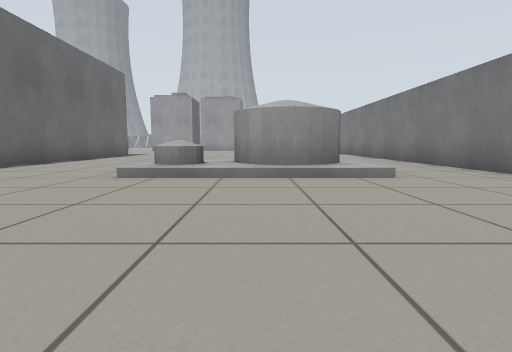
view 1 (above)

24 first-person views from a walk through a Gazebo world. The camera is 0.5 m above the floor, tilts 6° down and sees 80° across. The floor is counted in squares, 1 m on a side. Each view is taken from the middle of a square. On the plan, view 1 faces up. The plan holds only what a view shows up to about 9 squares ahead; the rest is blank. The place goes on beyond the plan.

view 2
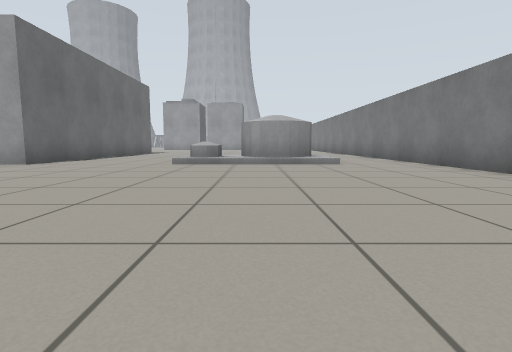

view 3
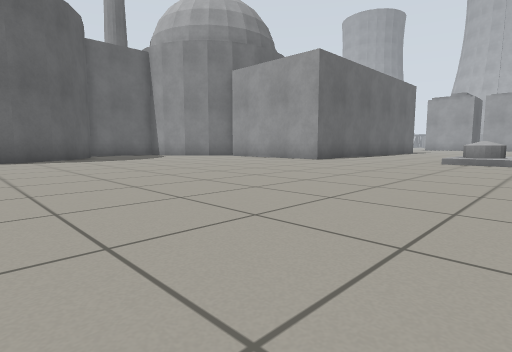

view 4
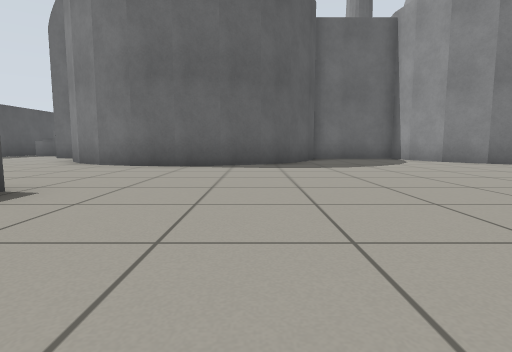

view 5
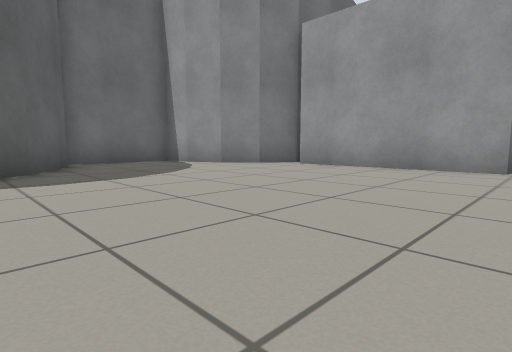

view 6
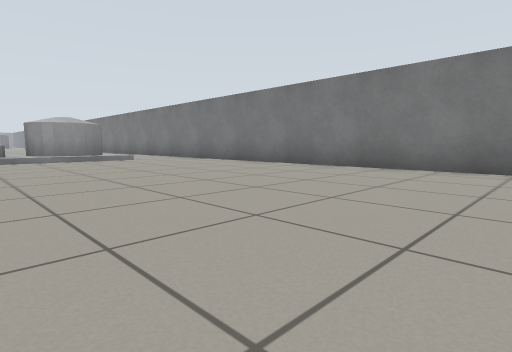

view 7
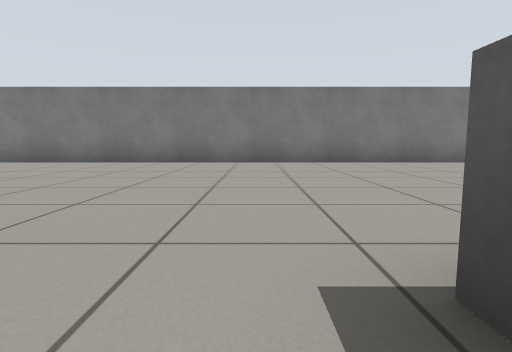

view 8
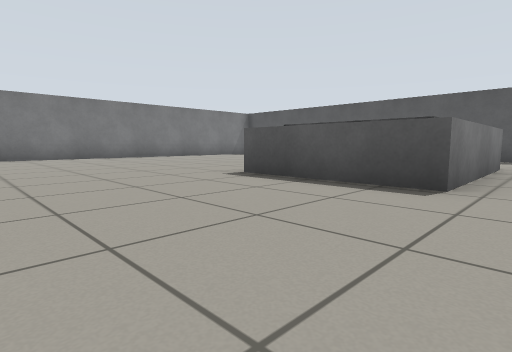

view 9
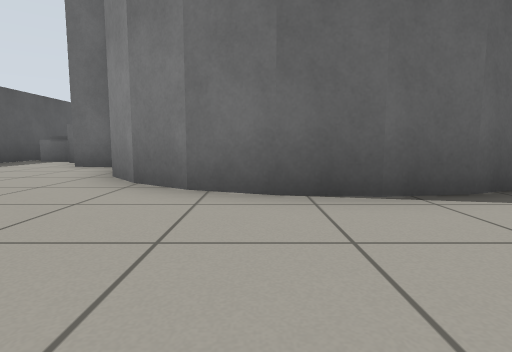

view 10
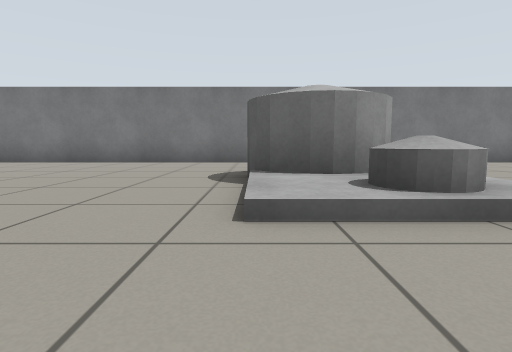

view 11
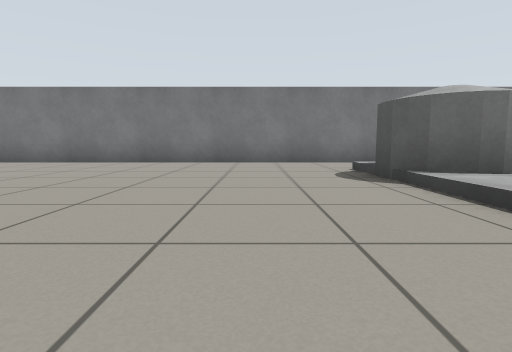

view 12
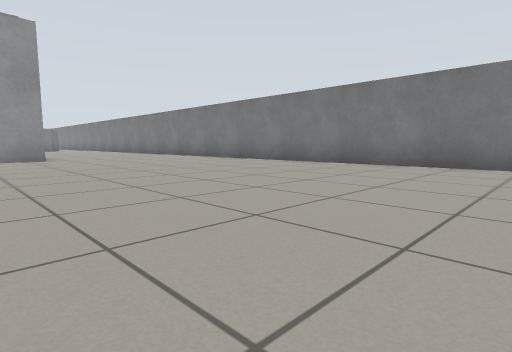

view 13
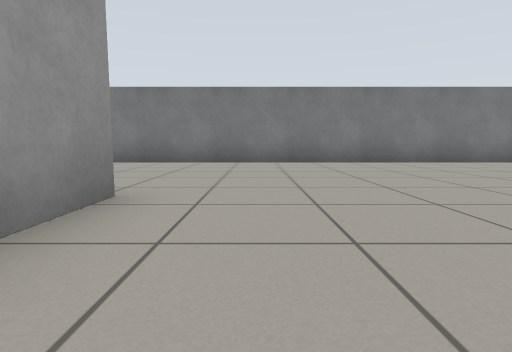

view 14
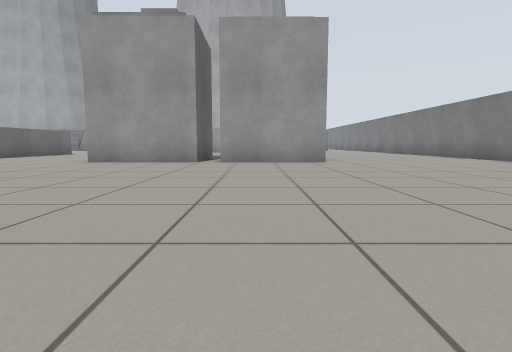

view 15
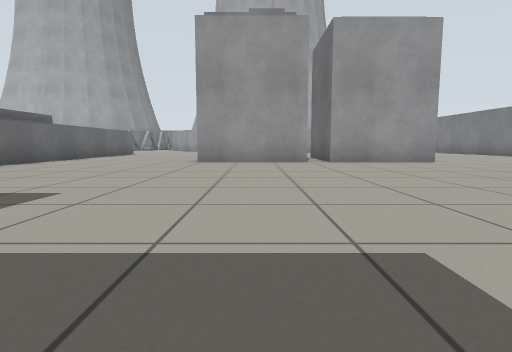

view 16
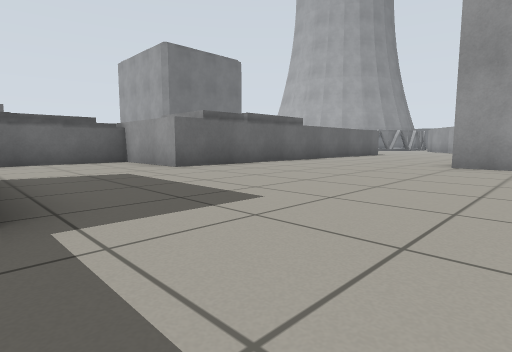

view 17
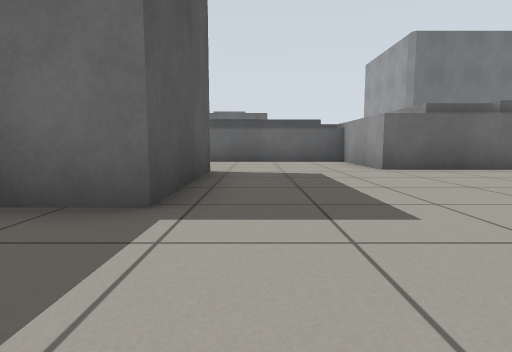

view 18
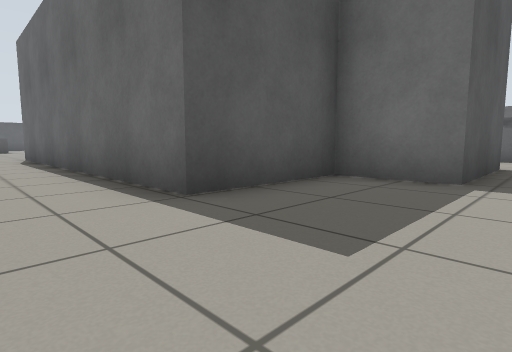

view 19
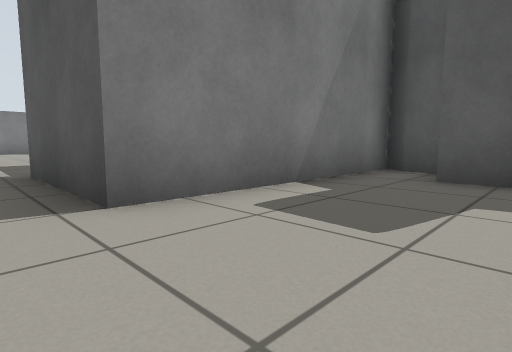

view 20
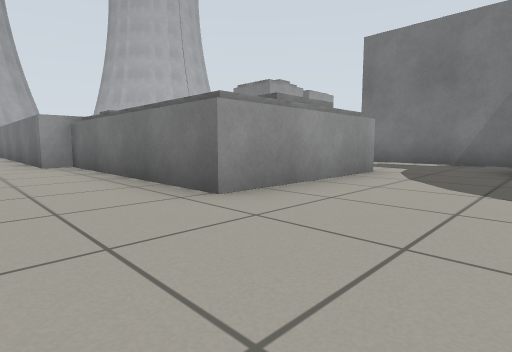

view 21
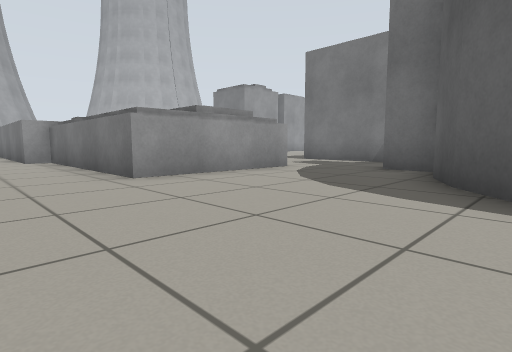

view 22
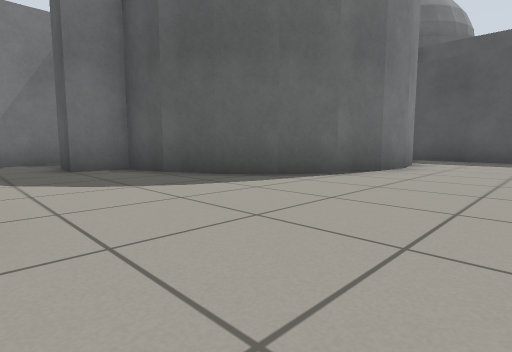

view 23
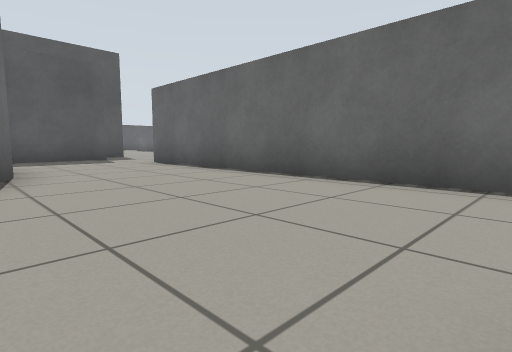

view 24
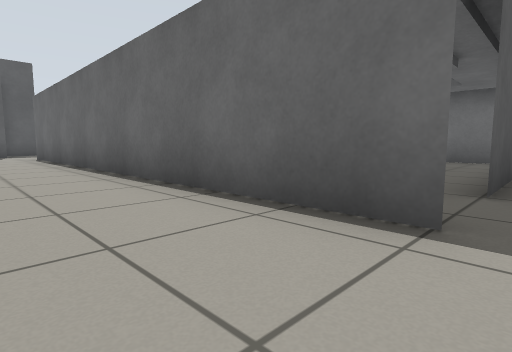

### Floor plan
Points are (right, up) in squares from view 1. A wall is a line through its corners. A room is listed if a view was taken in it or the views show most of it. See-through windows are left out.
Room 1 (views 1, 2, 3, 4, 5, 6, 7, 8, 9)
walls: (-5.6, 5.4) (-5.6, 4.4) (-9.9, 4.4); (-9.9, -3.8) (-10, -4.9); (-10.5, -1.8) (-10, -2.8) (-9.8, -3.9); (-9.9, -4.7) (-10.3, -5.8); (-11.1, -1) (-10.4, -2); (-10.3, -5.7) (-11, -6.6); (-12, -0.4) (-11, -1.2); (-10.1, 4.8) (-10.8, 3.9); (-10.7, 4) (-11.6, 3.1); (-11.5, 3.2) (-12.5, 2.8); (-10.8, -6.5) (-11.7, -7.2); (-12.9, -0.1) (-11.9, -0.5); (-12.4, 2.8) (-13.3, 2.6) (-13.3, -0.1); (4.3, -8.5) (4.3, 3.5); (-13.6, -8.1) (-13.7, -8.6)
low walls: (-5.9, -5.4) (-3.4, -5.4); (1.5, 4.4) (-1.5, 4.4); (-0.2, 5.5) (-0.5, 6.1); (-6.2, -8.5) (-6.2, -4.6) (-3, -4.6)
ways out: opening at (-4, 5) to room 2; opening at (3, 3.3) to room 2
Room 2 (views 10, 11, 12, 13, 14, 15, 16, 17, 18, 19, 24)
walls: (-4.6, 23.2) (-4.6, 22.4) (-7.6, 22.4); (-12.2, 23.1) (-12.2, 19.4) (-14.2, 19.4); (-1, 22.4) (-4, 22.4) (-4, 23.2); (-15.2, 18) (-15.2, 15.9); (-13.9, 11.5) (-12.7, 11.4); (-12.6, 10.3) (-11.9, 10.1); (-11.5, 9.8) (-11.5, 15.2) (-8.4, 15.2) (-8.4, 13.4) (-5.6, 13.4) (-5.6, 5.4); (-21, 16.6) (-21, 13.4); (-24.2, 16.5) (-22.4, 16.5); (4.3, 3.5) (4.3, 24.9)
low walls: (-12, 23.1) (-12, 18.5) (-15.2, 18.5); (-14.6, 18.5) (-14.6, 14.6); (-14.8, 18.4) (-14.8, 14.6); (-14.5, 13.4) (-15.5, 13.4); (-18, 13.6) (-18, 18.5) (-18.7, 18.5) (-18.7, 22.6); (-18.1, 13.6) (-18.1, 18.5); (-0.5, 6.1) (-0.2, 6.7) (0.2, 7.1) (1.2, 7.1); (1.4, 5.4) (1, 5.1)
ways out: opening at (-4, 5) to room 1; opening at (3, 3.3) to room 1; opening at (-19.5, 14) to room 3; opening at (-14.5, 12.5) to room 3
Room 3 (views 20, 21, 22, 23)
walls: (-17.3, 8.3) (-16.7, 9.2); (-16.8, 9.1) (-15.8, 9.9); (-17.7, 7.2) (-17.3, 8.4); (-16, 9.8) (-14.9, 10.4); (-17.7, 6.2) (-17.6, 7.4); (-15.1, 10.3) (-14, 10.5) (-13.9, 11.5); (-17.5, 5.2) (-17.7, 6.4); (-21, 13.4) (-21, 5); (-15.1, 13.9) (-16.7, 13.9); (-20, 3) (-17, 3)
low walls: (-15.5, 13.4) (-18, 13.4); (-14.8, 13.6) (-18, 13.6)
ways out: opening at (-19.5, 14) to room 2; opening at (-14.5, 12.5) to room 2; opening at (-21, 4)

Where each view was taken, in squares from view 1:
view 1: 0 up, 0 right, facing up
view 2: 3 down, 0 right, facing up
view 3: 4 down, 0 right, facing up-left
view 4: 2 down, 3 left, facing left
view 5: 2 down, 5 left, facing up-left
view 6: 5 down, 2 left, facing up-right
view 7: 4 down, 4 left, facing right
view 8: 1 down, 7 left, facing down-right
view 9: 5 down, 7 left, facing left
view 10: 7 up, 4 left, facing right
view 11: 9 up, 4 left, facing right
view 12: 12 up, 3 left, facing up-right
view 13: 21 up, 4 left, facing right
view 14: 14 up, 3 left, facing up
view 15: 14 up, 6 left, facing up
view 16: 15 up, 6 left, facing up-left
view 17: 16 up, 6 left, facing left
view 18: 16 up, 4 left, facing down-left
view 19: 16 up, 14 left, facing down-right
view 20: 11 up, 20 left, facing up-right
view 21: 9 up, 20 left, facing up-right
view 22: 13 up, 20 left, facing down-right
view 23: 13 up, 17 left, facing down-left
view 24: 17 up, 19 left, facing down-left
